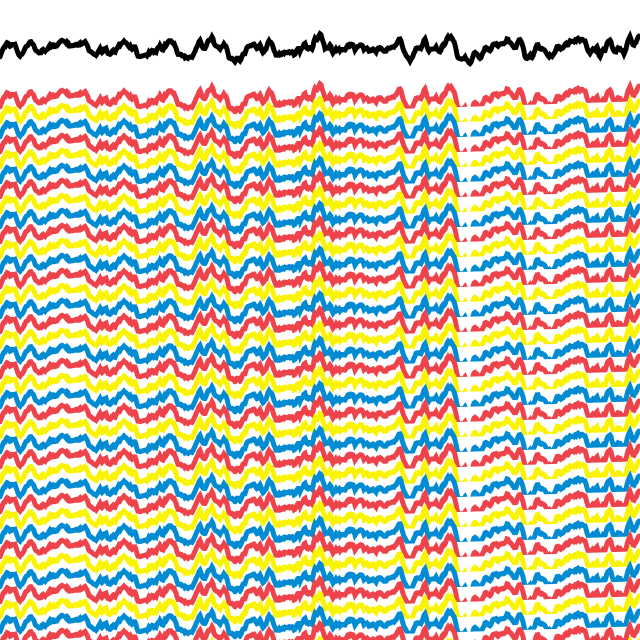
Frame 1 (no input)
Frame 60 (no input): identical to frame 1, image omitted
Frame 120 (the mouse pressed at the canvas centre since frame 60): identical to frame 1, image omitted

The p5.js sketch that drew this single still picture (run headless with seeded random() and noise() and a simulated clock; from frame 60 on, the mouse is pressed at the canvas centre):

// p5.js sketch
// ── sketch.js
var linePoints;
var yStart;
var colors;

function setup() {
  createCanvas(640, 640);
  linePoints = [];
  colors = ['#EE434B', '#FAF301', '#008BD3'];
  yStart = 50;
  
  var t = 0.0;
  for (var i = 0; i < width; i++) {
    linePoints.push(createVector(i, yStart + map(noise(t), 0, 1, -20, 20)));
    t += 0.1;
  }
}

function draw() {
  background(255);
  
  var weight = 5;
  strokeWeight(weight);
  
  stroke(0);
  beginShape();
  linePoints.forEach(function (linePoint) {
    vertex(linePoint.x, linePoint.y);
  });
  endShape();
  
  var colorIndex = 0;
  for (var yoffset = yStart; yoffset < height; yoffset += (weight + weight * 2)) {
    stroke(colors[colorIndex]);
    beginShape();
    for (var i = 0; i < linePoints.length; i++) {
      vertex(linePoints[i].x, yoffset + linePoints[i].y);
    }
    endShape();
    colorIndex = (colorIndex + 1) % colors.length;
  }
}
